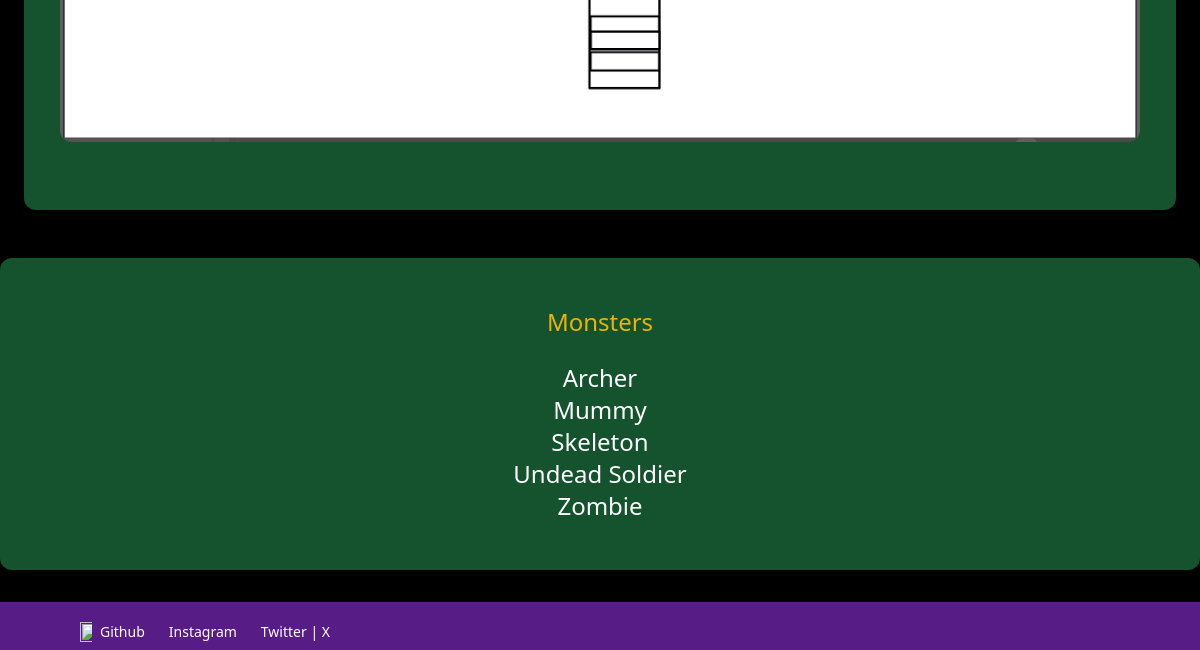
Before: /dnd/area/1/ (lower part) with the older database file.
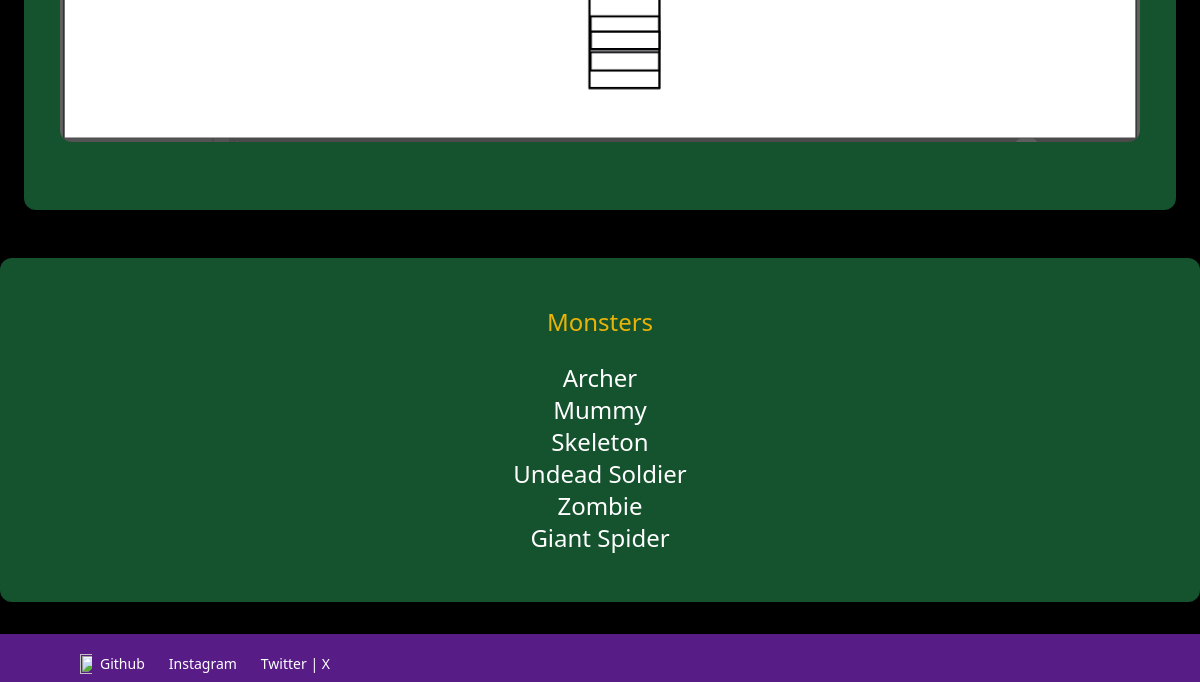
After: the same page with the newer database file.
### dnd/models.py (models this page shows, shortened)
class Map(models.Model):
    name = models.CharField(max_length=255)
    image = models.ImageField(upload_to='project_images', blank=True, null=True)
    image2 = models.ImageField(upload_to='project_images', blank=True, null=True)
    image3 = models.ImageField(upload_to='project_images', blank=True, null=True)
    image4 = models.ImageField(upload_to='project_images', blank=True, null=True)
    image5 = models.ImageField(upload_to='project_images', blank=True, null=True)
    image6 = models.ImageField(upload_to='project_images', blank=True, null=True)
    image7 = models.ImageField(upload_to='project_images', blank=True, null=True)
    image8 = models.ImageField(upload_to='project_images', blank=True, null=True)
    link = models.URLField(max_length=200, blank=True, null=True)
    monsters1 = models.ForeignKey(Monster, related_name='monster', on_delete=models.CASCADE, blank=True, null=True)
    monsters2 = models.ForeignKey(Monster, related_name='monster2', on_delete=models.CASCADE, null=True, blank=True)
    monsters3 = models.ForeignKey(Monster, related_name='monster3', on_delete=models.CASCADE, null=True, blank= True)
    monsters4 = models.ForeignKey(Monster, related_name='monster4', on_delete=models.CASCADE, null=True, blank=True)
    monsters5 = models.ForeignKey(Monster, related_name='monster5', on_delete=models.CASCADE, null=True, blank=True)
    monsters6 = models.ForeignKey(Monster, related_name='monster6', on_delete=models.CASCADE, null=True, blank=True)
    description = models.TextField(blank=True, null=True)
    class Meta:
        ordering = ('name',)
        verbose_name_plural = 'maps'

class Monster(models.Model):
    name = models.CharField(max_length=255)
    link = models.URLField(max_length=200, blank=True, null=True)
    class Meta:
        ordering = ('name',)
        verbose_name_plural = 'monsters'

### dnd/views.py (the view)
# urls.py: path('area/<int:pk>/', views.area, name='areas'),
def area(request, pk):
    areas = get_object_or_404(Map, pk=pk)
    return render(request, 'dnd/area.html', {
        'areas': areas,
    })

### dnd/templates/dnd/area.html (shortened to what this page needs)
{% extends 'core/base.html' %}
{% block content %}
    <div class="p-6 bg-green-900 rounded-xl bg-green-800 mb-6">
        <div class=" grid grid-cols-1 p-3 ">
            {% if areas.image2 %}
            <img src="{{ areas.image2.url }}" class="mb-8 rounded-xl">
            {% endif %}
            </div>
        </div>
    </div>
    <div class="p-12 bg-green-900 hover:bg-green-700 rounded-xl mb-20">
                        <h2 class="mb-6 text-2xl text-center text-yellow-500">Monsters</h2>
                        {% if areas.monsters1 %}
                        <a href="{{ areas.monsters1.link }}">
                            <h2 class="text-2xl text-center text-white hover:text-yellow-700">{{ areas.monsters1.name }}</h2>
                        </a>
                        {% endif %}
                        {% if areas.monsters2 %}
                        <a href="{{ areas.monsters2.link }}">
                            <h2 class="text-2xl text-center text-white hover:text-yellow-700">{{ areas.monsters2.name }}</h2>
                        </a>
                        {% endif %}
                        {% if areas.monsters3 %}
                        <a href="{{ areas.monsters3.link }}">
                            <h2 class="text-2xl text-center text-white hover:text-yellow-700">{{ areas.monsters3.name }}</h2>
                        </a>
                        {% endif %}
                        {% if areas.monsters4 %}
                        <a href="{{ areas.monsters4.link }}">
                            <h2 class="text-2xl text-center text-white hover:text-yellow-700">{{ areas.monsters4.name }}</h2>
                        </a>
                        {% endif %}
                        {% if areas.monsters5 %}
                        <a href="{{ areas.monsters5.link }}">
                            <h2 class="text-2xl text-center text-white hover:text-yellow-700">{{ areas.monsters5.name }}</h2>
                        </a>
                        {% endif %}
                        {% if areas.monsters6 %}
                        <a href="{{ areas.monsters6.link }}">
                            <h2 class="text-2xl text-center text-white hover:text-yellow-700">{{ areas.monsters6.name }}</h2>
                        </a>
                        {% endif %}
                    </div>
{% endblock %}

### core/templates/core/base.html (shortened to what this page needs)
<!doctype html>
<html>
    <head>
        <script src="https://cdn.tailwindcss.com"></script>
    </head>
    <body class="bg-auto bg-black flex-col min-h-screen">
        <div class="px-6 py-6">
            {% block content %}
            {% endblock %}
        <footer class="flex w-full mx-auto max-w-screen-2xl md:flex md:items-center md:justify-between pl-20 fixed bottom-0 z-50 py-2 bg-purple-900">
        <ul class="flex flex-wrap items-center mt-3 text-sm font-medium text-gray-500 dark:text-gray-400">
        <li>
        <a href="{% url 'core:about' %}" ><img src="https://raw.githubusercontent.com/enzosupreme/cbl-images/main/logo.png"
                class="flex object-scale-down h-5 w-5 pr-2"/></a>
        </li>
        <li>
            <a href="https://github.com/enzosupreme" class="mr-4 hover:underline md:mr-6 text-white">Github</a>
        </li>
        <li>
            <a href="https://www.instagram.com/circuitboredlab/" class="mr-4 hover:underline md:mr-6 text-white ">Instagram</a>
        </li>
        <li>
            <a href="https://x.com/CircuitBoredLab?t=5E3CiOdZE1bWFomF7Cq2Tw&s=09" class="mr-4 hover:underline md:mr-6 text-white">Twitter | X</a>
        </li>
    </ul>
        </footer>
    </body>
</html>

Changed rows visible on the page:
changed Map "Archer": monsters6_id empty → 6 (drawn); monsters6.name (not shown) → "Giant Spider"
